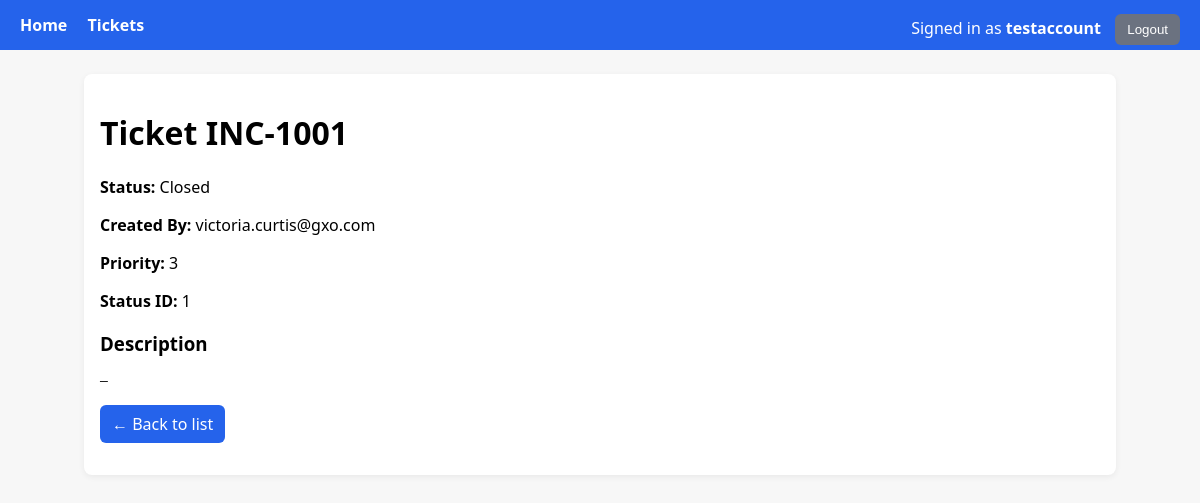
Page /tickets/INC-1001 (signed in) on the earlier database version.
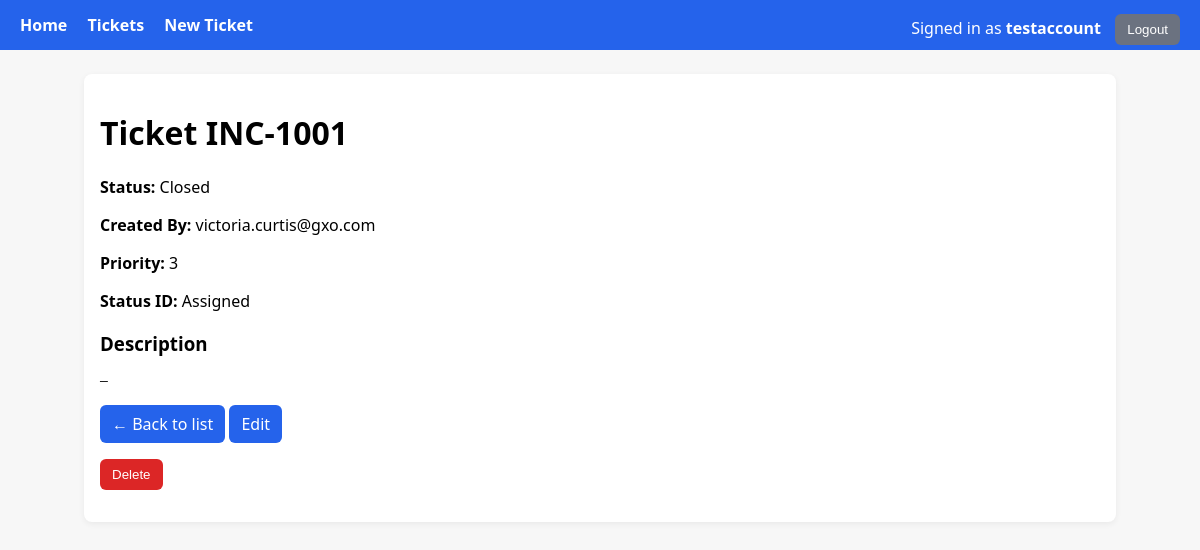
Same page on the later database version.
### tables this page shows
CREATE TABLE Tickets (
            Ticket      VARCHAR PRIMARY KEY,
            Status      VARCHAR,
            CreatedBy   VARCHAR,
            PriorityID  INTEGER,
            StatusID    VARCHAR
        , Description TEXT NULL);

### tickets/routes.py (the view)
@tickets_bp.get("/<ticket>")
@login_required
def detail(ticket):
    row = repo.get_ticket(ticket)
    if not row:
        return ("Not found", 404)
    return render_template("ticket_detail.html", row=row, user=get_current_user())

### auth/service.py (called while the page is built)
def get_current_user():
    user_id = session.get("user_id")
    if not user_id:
        return None
    sql = text("""
        SELECT id, username, email, role_id
        FROM users
        WHERE id = :id
        LIMIT 1
    """)
    with connect() as conn:
        row = conn.execute(sql, {"id": user_id}).mappings().first()
        if not row:
            return None
        return {
            "id": row["id"],
            "username": row["username"],
            "email": row["email"],
            "role_id": row["role_id"],
        }

### db.py (called while the page is built)
def get_engine():
    if _engine is None:
        raise RuntimeError("DB engine not initialised; call init_engine() first.")
    return _engine

@contextmanager
def connect():
    with get_engine().connect() as conn:
        yield conn

### tickets/repository.py (called while the page is built)
def get_ticket(ticket_id: str) -> Optional[Dict[str, Any]]:
    sql = text("""
        SELECT
            Ticket,
            Status,
            CreatedBy,
            PriorityID,
            StatusID,
            Description
        FROM Tickets
        WHERE Ticket = :t
    """)
    with connect() as conn:
        row = conn.execute(sql, {"t": ticket_id}).mappings().first()
        return dict(row) if row else None

### templates/ticket_detail.html (shortened to what this page needs)
{% extends "base.html" %}
{% block content %}
<h1>Ticket {{ row.Ticket }}</h1>
<p><strong>Status:</strong> {{ row.Status }}</p>
<p><strong>Created By:</strong> {{ row.CreatedBy }}</p>
<p><strong>Priority:</strong> {{ row.PriorityID }}</p>
<p><strong>Status ID:</strong> {{ row.StatusID }}</p>
<h3>Description</h3>
<pre style="white-space: pre-wrap;">{{ row.Description or '—' }}</pre>
<p>
  <a class="btn" href="{{ url_for('tickets.list') }}">← Back to list</a>
  {% if session.get('role_id') == 2 %}
    <a class="btn" href="{{ url_for('tickets.edit_form', ticket=row.Ticket) }}">Edit</a>
    <form class="inline" method="post" action="{{ url_for('tickets.delete', ticket=row.Ticket) }}"
          onsubmit="return confirm('Delete ticket {{ row.Ticket }}?');">
      <button class="btn danger" type="submit">Delete</button>
    </form>
  {% endif %}
</p>
{% endblock %}

### templates/base.html (shortened to what this page needs)
<!doctype html>
<html>
<head>
</head>
<body>
<header>
  <nav>
    <a href="{{ url_for('home') }}">Home</a>
    <a href="{{ url_for('tickets.list') }}">Tickets</a>
    {% if session.get('user_id') and session.get('role_id') == 2 %}
      <a href="{{ url_for('tickets.new_form') }}">New Ticket</a>
    {% endif %}
    <span class="right">
      {% if session.get('user_id') %}
        <span style="margin-right:10px;">Signed in as <strong>{{ session.get('username') }}</strong></span>
        <form class="inline" method="post" action="{{ url_for('auth.logout') }}">
          <button class="btn secondary" type="submit">Logout</button>
        </form>
      {% else %}
        <a href="{{ url_for('auth.login_form') }}">Login</a>
        <a href="{{ url_for('auth.register_form') }}">Register</a>
      {% endif %}
    </span>
  </nav>
</header>
<main>
  {% block content %}{% endblock %}
</main>
</body>
</html>

Differences in the rows shown:
changed Tickets "INC-1001": StatusID "1" → "Assigned"
Other differences:
text now shown: "New Ticket Edit Delete"
